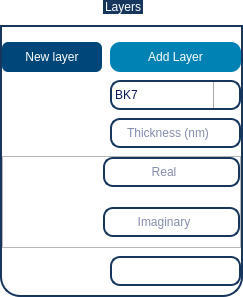
                   <widget class="QGroupBox" name="gb_layers">
                    <property name="sizePolicy">
                     <sizepolicy hsizetype="Preferred" vsizetype="Preferred">
                      <horstretch>0</horstretch>
                      <verstretch>0</verstretch>
                     </sizepolicy>
                    </property>
                    <property name="styleSheet">
                     <string notr="true">
QGroupBox  {
	font: 14pt &quot;Ubuntu&quot;;
	background-color: rgba(255, 255, 255,70);
    border: 2px solid;
    border-color: #FF17365D;
    margin-top: 25px;
	margin-bottom: 0px;
    border-bottom-left-radius: 20px;
	border-bottom-right-radius: 20px;
}

QGroupBox::title  {
    subcontrol-origin: margin;
    subcontrol-position: top center;
    padding: 5px 8000px 5px 8000px;
    background-color: #FF17365D;
    color: rgb(255, 255, 255);
}
</string>
                    </property>
                    <property name="title">
                     <string>Layers</string>
                    </property>
                    <layout class="QGridLayout" name="gridLayout_2">
                     <property name="leftMargin">
                      <number>0</number>
                     </property>
                     <property name="topMargin">
                      <number>15</number>
                     </property>
                     <property name="rightMargin">
                      <number>0</number>
                     </property>
                     <property name="bottomMargin">
                      <number>9</number>
                     </property>
                     <property name="spacing">
                      <number>8</number>
                     </property>
                     <item row="0" column="0">
                      <widget class="QPushButton" name="btn_new_layer">
                       <property name="minimumSize">
                        <size>
                         <width>100</width>
                         <height>30</height>
                        </size>
                       </property>
                       <property name="maximumSize">
                        <size>
                         <width>150</width>
                         <height>16777215</height>
                        </size>
                       </property>
                       <property name="styleSheet">
                        <string notr="true">QPushButton{
		font: 400 11pt &quot;Ubuntu&quot;;
	color: rgb(255, 255,255);
	background-color: rgb(0, 70, 120);
	border-radius:6px;
}

QPushButton:hover{
	background: rgb(0, 0, 255);
	width: 40;
	height: 35;
}</string>
                       </property>
                       <property name="text">
                        <string>New layer</string>
                       </property>
                      </widget>
                     </item>
                     <item row="0" column="1">
                      <widget class="QPushButton" name="btn_add_layer">
                       <property name="minimumSize">
                        <size>
                         <width>100</width>
                         <height>30</height>
                        </size>
                       </property>
                       <property name="maximumSize">
                        <size>
                         <width>150</width>
                         <height>16777215</height>
                        </size>
                       </property>
                       <property name="styleSheet">
                        <string notr="true">QPushButton{
	font: 400 11pt &quot;Ubuntu&quot;;
	color: rgb(255, 255,255);
	background-color: rgb(0, 130, 180);
	border-color: rgb(0, 100, 130);
	border-width: 2px;
	border-radius:10px;
}

QPushButton:hover{
	background-color: rgb(00, 140, 70);
	border-color: rgb(0, 120, 40);
	width: 40;
	height: 35;
}</string>
                       </property>
                       <property name="text">
                        <string>Add Layer</string>
                       </property>
                      </widget>
                     </item>
                     <item row="1" column="0">
                      <widget class="QLabel" name="label_11">
                       <property name="styleSheet">
                        <string notr="true">font: 14pt &quot;Ubuntu&quot;;</string>
                       </property>
                       <property name="text">
                        <string>&lt;html&gt;&lt;head/&gt;&lt;body&gt;&lt;p&gt;&lt;span style=&quot; color:#ffffff;&quot;&gt;Material:&lt;/span&gt;&lt;/p&gt;&lt;/body&gt;&lt;/html&gt;</string>
                       </property>
                      </widget>
                     </item>
                     <item row="1" column="1">
                      <widget class="QComboBox" name="cbox_material">
                       <property name="minimumSize">
                        <size>
                         <width>0</width>
                         <height>30</height>
                        </size>
                       </property>
                       <property name="maximumSize">
                        <size>
                         <width>180</width>
                         <height>16777215</height>
                        </size>
                       </property>
                       <property name="cursor">
                        <cursorShape>PointingHandCursor</cursorShape>
                       </property>
                       <property name="styleSheet">
                        <string notr="true">QComboBox::drop-down {
    width: 25;
    border-left-width: 1px;
    border-left-color: darkgray;
    border-left-style: solid; /* just a single line */
    border-top-right-radius: 3px; /* same radius as the QComboBox */
    border-bottom-right-radius: 3px;
}

QComboBox
{
 padding: 1px 18px 1px 3px;
color: rgb(10, 25, 90);
font: 700 12pt &quot;Ubuntu&quot;;
 border: 2px solid;
border-color: #FF17365D;
background-color: rgba(255, 255, 255,210);
border-radius:10px;
}
QComboBox::down-arrow { /* shift the arrow when popup is open */
    top: 1px;
	image: url(:/icons/icons/arrow-down.png);
    left: 1px;
}</string>
                       </property>
                       <property name="maxVisibleItems">
                        <number>6</number>
                       </property>
                       <item>
                        <property name="text">
                         <string>BK7</string>
                        </property>
                       </item>
                       <item>
                        <property name="text">
                         <string>Silica</string>
                        </property>
                       </item>
                       <item>
                        <property name="text">
                         <string>Other</string>
                        </property>
                       </item>
                      </widget>
                     </item>
                     <item row="2" column="0">
                      <widget class="QLabel" name="label_12">
                       <property name="styleSheet">
                        <string notr="true">font: 14pt &quot;Ubuntu&quot;;</string>
                       </property>
                       <property name="text">
                        <string>&lt;html&gt;&lt;head/&gt;&lt;body&gt;&lt;p&gt;&lt;span style=&quot; color:#ffffff;&quot;&gt;Thickness:&lt;/span&gt;&lt;/p&gt;&lt;/body&gt;&lt;/html&gt;</string>
                       </property>
                      </widget>
                     </item>
                     <item row="2" column="1">
                      <widget class="QLineEdit" name="thickness">
                       <property name="enabled">
                        <bool>false</bool>
                       </property>
                       <property name="minimumSize">
                        <size>
                         <width>0</width>
                         <height>30</height>
                        </size>
                       </property>
                       <property name="maximumSize">
                        <size>
                         <width>180</width>
                         <height>16777215</height>
                        </size>
                       </property>
                       <property name="styleSheet">
                        <string notr="true"> padding: 1px 18px 1px 3px;
color: rgb(10, 25, 90);
font: 700 12pt &quot;Ubuntu&quot;;
 border: 2px solid;
border-color: #FF17365D;
background-color: rgba(255, 255, 255,210);
border-radius:10px;</string>
                       </property>
                       <property name="alignment">
                        <set>Qt::AlignCenter</set>
                       </property>
                       <property name="placeholderText">
                        <string>Thickness (nm)</string>
                       </property>
                      </widget>
                     </item>
                     <item row="3" column="0" colspan="2">
                      <widget class="QFrame" name="frame_refractive_index">
                       <property name="frameShape">
                        <enum>QFrame::StyledPanel</enum>
                       </property>
                       <property name="frameShadow">
                        <enum>QFrame::Raised</enum>
                       </property>
                       <layout class="QGridLayout" name="gridLayout_3">
                        <property name="leftMargin">
                         <number>0</number>
                        </property>
                        <property name="topMargin">
                         <number>0</number>
                        </property>
                        <property name="rightMargin">
                         <number>0</number>
                        </property>
                        <property name="bottomMargin">
                         <number>10</number>
                        </property>
                        <property name="spacing">
                         <number>20</number>
                        </property>
                        <item row="3" column="0">
                         <widget class="QLabel" name="label_9">
                          <property name="styleSheet">
                           <string notr="true">font:14pt &quot;Ubuntu&quot;;</string>
                          </property>
                          <property name="text">
                           <string>&lt;html&gt;&lt;head/&gt;&lt;body&gt;&lt;p&gt;&lt;span style=&quot; color:#ffffff;&quot;&gt;Imaginary part:&lt;/span&gt;&lt;/p&gt;&lt;/body&gt;&lt;/html&gt;</string>
                          </property>
                         </widget>
                        </item>
                        <item row="3" column="1">
                         <widget class="QLineEdit" name="imaginary_part_index">
                          <property name="minimumSize">
                           <size>
                            <width>0</width>
                            <height>30</height>
                           </size>
                          </property>
                          <property name="styleSheet">
                           <string notr="true"> padding: 1px 18px 1px 3px;
color: rgb(10, 25, 90);
font: 700 12pt &quot;Ubuntu&quot;;
 border: 2px solid;
border-color: #FF17365D;
background-color: rgba(255, 255, 255,210);
border-radius:10px;</string>
                          </property>
                          <property name="alignment">
                           <set>Qt::AlignCenter</set>
                          </property>
                          <property name="placeholderText">
                           <string>Imaginary</string>
                          </property>
                         </widget>
                        </item>
                        <item row="0" column="0">
                         <widget class="QLabel" name="label_7">
                          <property name="styleSheet">
                           <string notr="true">font:14pt &quot;Ubuntu&quot;;</string>
                          </property>
                          <property name="text">
                           <string>&lt;html&gt;&lt;head/&gt;&lt;body&gt;&lt;p&gt;&lt;span style=&quot; color:#ffffff;&quot;&gt;Real part:&lt;/span&gt;&lt;/p&gt;&lt;/body&gt;&lt;/html&gt;</string>
                          </property>
                         </widget>
                        </item>
                        <item row="0" column="1">
                         <widget class="QLineEdit" name="real_part_index">
                          <property name="minimumSize">
                           <size>
                            <width>0</width>
                            <height>30</height>
                           </size>
                          </property>
                          <property name="styleSheet">
                           <string notr="true"> padding: 1px 18px 1px 3px;
color: rgb(10, 25, 90);
font: 700 12pt &quot;Ubuntu&quot;;
 border: 2px solid;
border-color: #FF17365D;
background-color: rgba(255, 255, 255,210);
border-radius:10px;</string>
                          </property>
                          <property name="alignment">
                           <set>Qt::AlignCenter</set>
                          </property>
                          <property name="placeholderText">
                           <string>Real</string>
                          </property>
                         </widget>
                        </item>
                       </layout>
                      </widget>
                     </item>
                     <item row="4" column="0">
                      <widget class="QLabel" name="label_description">
                       <property name="styleSheet">
                        <string notr="true">font: 14pt &quot;Ubuntu&quot;;</string>
                       </property>
                       <property name="text">
                        <string>&lt;html&gt;&lt;head/&gt;&lt;body&gt;&lt;p&gt;&lt;span style=&quot; color:#ffffff;&quot;&gt;Description:&lt;/span&gt;&lt;/p&gt;&lt;/body&gt;&lt;/html&gt;</string>
                       </property>
                      </widget>
                     </item>
                     <item row="4" column="1">
                      <widget class="QLineEdit" name="description">
                       <property name="enabled">
                        <bool>false</bool>
                       </property>
                       <property name="minimumSize">
                        <size>
                         <width>0</width>
                         <height>30</height>
                        </size>
                       </property>
                       <property name="maximumSize">
                        <size>
                         <width>180</width>
                         <height>16777215</height>
                        </size>
                       </property>
                       <property name="styleSheet">
                        <string notr="true"> padding: 1px 18px 1px 3px;
color: rgb(10, 25, 90);
font: 700 12pt &quot;Ubuntu&quot;;
 border: 2px solid;
border-color: #FF17365D;
background-color: rgba(255, 255, 255,210);
border-radius:10px;</string>
                       </property>
                       <property name="alignment">
                        <set>Qt::AlignCenter</set>
                       </property>
                      </widget>
                     </item>
                    </layout>
                   </widget>
